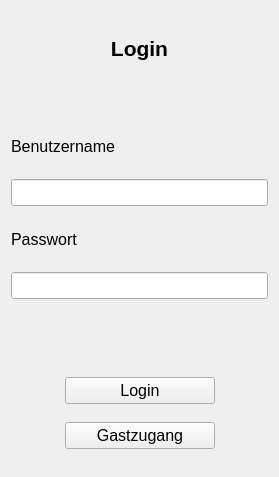
<?xml version="1.0" encoding="UTF-8"?>
<ui version="4.0">
 <class>w_LoginForm</class>
 <widget class="QWidget" name="w_LoginForm">
  <property name="geometry">
   <rect>
    <x>0</x>
    <y>0</y>
    <width>279</width>
    <height>477</height>
   </rect>
  </property>
  <property name="font">
   <font>
    <pointsize>12</pointsize>
   </font>
  </property>
  <property name="windowTitle">
   <string>Login</string>
  </property>
  <layout class="QGridLayout" name="gridLayout">
   <item row="8" column="1" colspan="2">
    <widget class="QPushButton" name="pushButton_gast">
     <property name="minimumSize">
      <size>
       <width>150</width>
       <height>0</height>
      </size>
     </property>
     <property name="text">
      <string>Gastzugang</string>
     </property>
    </widget>
   </item>
   <item row="8" column="0">
    <spacer name="horizontalSpacer">
     <property name="orientation">
      <enum>Qt::Orientation::Horizontal</enum>
     </property>
     <property name="sizeHint" stdset="0">
      <size>
       <width>40</width>
       <height>20</height>
      </size>
     </property>
    </spacer>
   </item>
   <item row="8" column="3">
    <spacer name="horizontalSpacer_2">
     <property name="orientation">
      <enum>Qt::Orientation::Horizontal</enum>
     </property>
     <property name="sizeHint" stdset="0">
      <size>
       <width>40</width>
       <height>20</height>
      </size>
     </property>
    </spacer>
   </item>
   <item row="6" column="0" colspan="4">
    <spacer name="verticalSpacer_3">
     <property name="orientation">
      <enum>Qt::Orientation::Vertical</enum>
     </property>
     <property name="sizeType">
      <enum>QSizePolicy::Policy::Fixed</enum>
     </property>
     <property name="sizeHint" stdset="0">
      <size>
       <width>20</width>
       <height>60</height>
      </size>
     </property>
    </spacer>
   </item>
   <item row="5" column="0" colspan="4">
    <widget class="QLineEdit" name="lineEdit_Password"/>
   </item>
   <item row="3" column="0" colspan="4">
    <widget class="QLineEdit" name="lineEdit_Username"/>
   </item>
   <item row="1" column="0" colspan="4">
    <spacer name="verticalSpacer">
     <property name="orientation">
      <enum>Qt::Orientation::Vertical</enum>
     </property>
     <property name="sizeType">
      <enum>QSizePolicy::Policy::Fixed</enum>
     </property>
     <property name="sizeHint" stdset="0">
      <size>
       <width>20</width>
       <height>40</height>
      </size>
     </property>
    </spacer>
   </item>
   <item row="0" column="0" colspan="4">
    <widget class="QLabel" name="label_Login">
     <property name="minimumSize">
      <size>
       <width>0</width>
       <height>50</height>
      </size>
     </property>
     <property name="maximumSize">
      <size>
       <width>16777215</width>
       <height>50</height>
      </size>
     </property>
     <property name="font">
      <font>
       <pointsize>16</pointsize>
       <bold>true</bold>
      </font>
     </property>
     <property name="text">
      <string>Login</string>
     </property>
     <property name="alignment">
      <set>Qt::AlignmentFlag::AlignCenter</set>
     </property>
    </widget>
   </item>
   <item row="7" column="3">
    <spacer name="horizontalSpacer_3">
     <property name="orientation">
      <enum>Qt::Orientation::Horizontal</enum>
     </property>
     <property name="sizeHint" stdset="0">
      <size>
       <width>40</width>
       <height>20</height>
      </size>
     </property>
    </spacer>
   </item>
   <item row="7" column="1" colspan="2">
    <widget class="QPushButton" name="pushButton_login">
     <property name="minimumSize">
      <size>
       <width>150</width>
       <height>0</height>
      </size>
     </property>
     <property name="maximumSize">
      <size>
       <width>16777215</width>
       <height>16777215</height>
      </size>
     </property>
     <property name="layoutDirection">
      <enum>Qt::LayoutDirection::LeftToRight</enum>
     </property>
     <property name="text">
      <string>Login</string>
     </property>
     <property name="autoDefault">
      <bool>false</bool>
     </property>
     <property name="default">
      <bool>false</bool>
     </property>
    </widget>
   </item>
   <item row="7" column="0">
    <spacer name="horizontalSpacer_4">
     <property name="orientation">
      <enum>Qt::Orientation::Horizontal</enum>
     </property>
     <property name="sizeHint" stdset="0">
      <size>
       <width>40</width>
       <height>20</height>
      </size>
     </property>
    </spacer>
   </item>
   <item row="4" column="0" colspan="4">
    <widget class="QLabel" name="label_Password">
     <property name="minimumSize">
      <size>
       <width>0</width>
       <height>30</height>
      </size>
     </property>
     <property name="maximumSize">
      <size>
       <width>16777215</width>
       <height>30</height>
      </size>
     </property>
     <property name="text">
      <string>Passwort</string>
     </property>
    </widget>
   </item>
   <item row="2" column="0" colspan="4">
    <widget class="QLabel" name="label_Username">
     <property name="minimumSize">
      <size>
       <width>0</width>
       <height>30</height>
      </size>
     </property>
     <property name="maximumSize">
      <size>
       <width>16777215</width>
       <height>30</height>
      </size>
     </property>
     <property name="text">
      <string>Benutzername</string>
     </property>
    </widget>
   </item>
  </layout>
 </widget>
 <resources/>
 <connections/>
</ui>
